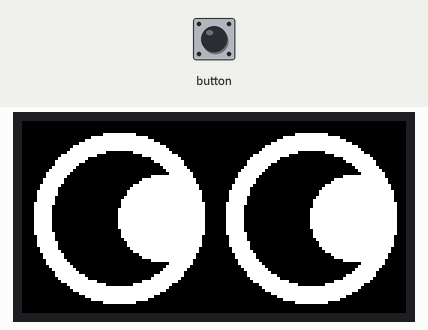
Recording of a program running on a simulated ESP32. Parts: 128×64 colour display. Inputs (shaded band) come from the test bench.

Above: at 0.2 s.
At 1.3 s:
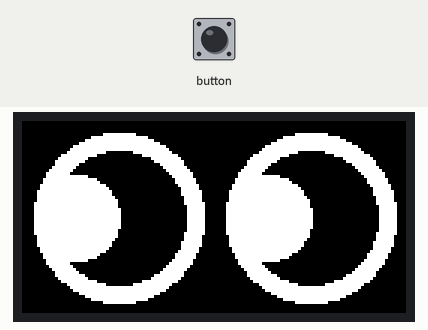
1.4 s: button pressed for 1 s
At 2.2 s:
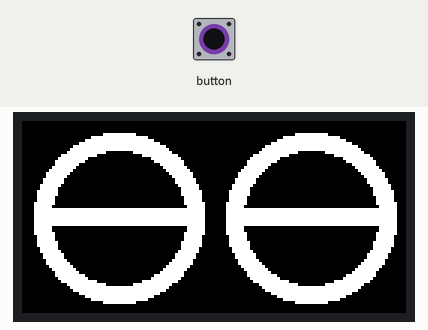
Timing chart, 0 to 4.4 s (numbered marks = the images above; inputs shaded):
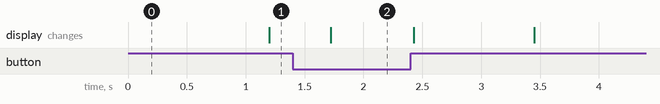

The program:

main.cpp
```cpp
// (licence header left out)
#include <M5Atom.h>

#define LGFX_USE_V1
#include <LovyanGFX.hpp>

class LGFX : public lgfx::LGFX_Device {
  lgfx::Panel_SSD1306 _panel;
  lgfx::Bus_I2C _bus;

 public:
  LGFX(void) {
    {
      auto cfg = _bus.config();
      cfg.i2c_port = 1;
      cfg.freq_write = 400000;
      cfg.freq_read = 400000;
      cfg.pin_sda = 25;
      cfg.pin_scl = 21;
      cfg.i2c_addr = 0x3c;

      _bus.config(cfg);
      _panel.setBus(&_bus);
    }
    {
      auto cfg = _panel.config();
      cfg.memory_width = 128;
      cfg.memory_height = 64;
      _panel.config(cfg);
    }
    setPanel(&_panel);
  }
} display;

static LGFX_Sprite canvas(&display);
static LGFX_Sprite eye(&canvas);
static LGFX_Sprite eye2(&canvas);

void setup() {
  M5.begin();
  display.init();
  canvas.createSprite(display.width(), display.height());
  eye.createSprite(64, 64);
  eye.fillCircle(32, 32, 28, TFT_WHITE);
  eye.fillCircle(32, 32, 22, TFT_BLACK);
  eye.fillCircle(18, 32, 14, TFT_WHITE);

  eye2.createSprite(64, 64);
  eye2.fillCircle(32, 32, 28, TFT_WHITE);
  eye2.fillCircle(32, 32, 22, TFT_BLACK);
  eye2.fillRect(4, 29, 28 * 2, 6, TFT_WHITE);
}

bool ensleep() {
  M5.update();
  if (M5.Btn.isPressed()) {
    canvas.fillScreen(TFT_BLACK);
    for (auto e = 0; e < 2; ++e) {
      eye2.pushSprite(e * 64, 0);
    }
    canvas.pushSprite(0, 0);
    while (!M5.Btn.wasReleased()) {
      M5.update();
      ::delay(1);
    }
    return true;
  }
  return false;
}

void loop() {
  static int i = 0;
  canvas.fillScreen(TFT_BLACK);
  i = 1 - i;
  eye.pushRotateZoomWithAA(32, 32, i * 180.f, 1.f, 1.f);
  eye.pushRotateZoomWithAA(32+ 64, 32, i * 180.f, 1.f, 1.f);
  canvas.pushSprite(0, 0);
  ::delay(500);
  const auto now = ::millis();
  while ((::millis() - now) < 500) {
    if (ensleep()) break;
    ::delay(1);
  }
}
```

Measured:
- after the input at 1.4 s, the display: changes after 0.32 s (image 2)
